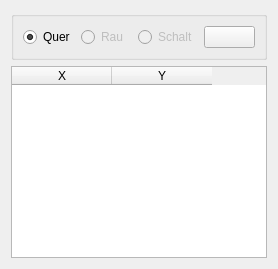
       <widget class="QWidget" name="pro_prop">
        <attribute name="title">
         <string>Profil Info</string>
        </attribute>
        <layout class="QGridLayout" name="gridLayout_9">
         <item row="1" column="1">
          <widget class="QGroupBox" name="groupBox">
           <property name="title">
            <string/>
           </property>
           <layout class="QGridLayout" name="gridLayout_3">
            <item row="0" column="2">
             <widget class="QRadioButton" name="_rschalter">
              <property name="enabled">
               <bool>false</bool>
              </property>
              <property name="text">
               <string>Schalt</string>
              </property>
              <attribute name="buttonGroup">
               <string notr="true">buttonGroup_4</string>
              </attribute>
             </widget>
            </item>
            <item row="0" column="0">
             <widget class="QRadioButton" name="_rquer">
              <property name="enabled">
               <bool>true</bool>
              </property>
              <property name="text">
               <string>Quer</string>
              </property>
              <property name="checked">
               <bool>true</bool>
              </property>
              <attribute name="buttonGroup">
               <string notr="true">buttonGroup_4</string>
              </attribute>
             </widget>
            </item>
            <item row="0" column="1">
             <widget class="QRadioButton" name="_rrau">
              <property name="enabled">
               <bool>false</bool>
              </property>
              <property name="text">
               <string>Rau</string>
              </property>
              <attribute name="buttonGroup">
               <string notr="true">buttonGroup_4</string>
              </attribute>
             </widget>
            </item>
            <item row="0" column="3">
             <widget class="QPushButton" name="copy_clip">
              <property name="toolTip">
               <string>Copy</string>
              </property>
              <property name="text">
               <string/>
              </property>
              <property name="icon">
               <iconset>
                <normaloff>../icons/copy.ico</normaloff>../icons/copy.ico</iconset>
              </property>
              <property name="shortcut">
               <string>Ctrl+C</string>
              </property>
             </widget>
            </item>
           </layout>
          </widget>
         </item>
         <item row="2" column="1">
          <widget class="QTableWidget" name="coords_table">
           <property name="toolTipDuration">
            <number>-8</number>
           </property>
           <property name="editTriggers">
            <set>QAbstractItemView::NoEditTriggers</set>
           </property>
           <property name="showDropIndicator" stdset="0">
            <bool>false</bool>
           </property>
           <property name="dragDropOverwriteMode">
            <bool>false</bool>
           </property>
           <property name="alternatingRowColors">
            <bool>true</bool>
           </property>
           <property name="selectionMode">
            <enum>QAbstractItemView::ExtendedSelection</enum>
           </property>
           <property name="selectionBehavior">
            <enum>QAbstractItemView::SelectRows</enum>
           </property>
           <property name="columnCount">
            <number>2</number>
           </property>
           <column>
            <property name="text">
             <string>X</string>
            </property>
           </column>
           <column>
            <property name="text">
             <string>Y</string>
            </property>
           </column>
          </widget>
         </item>
        </layout>
       </widget>
